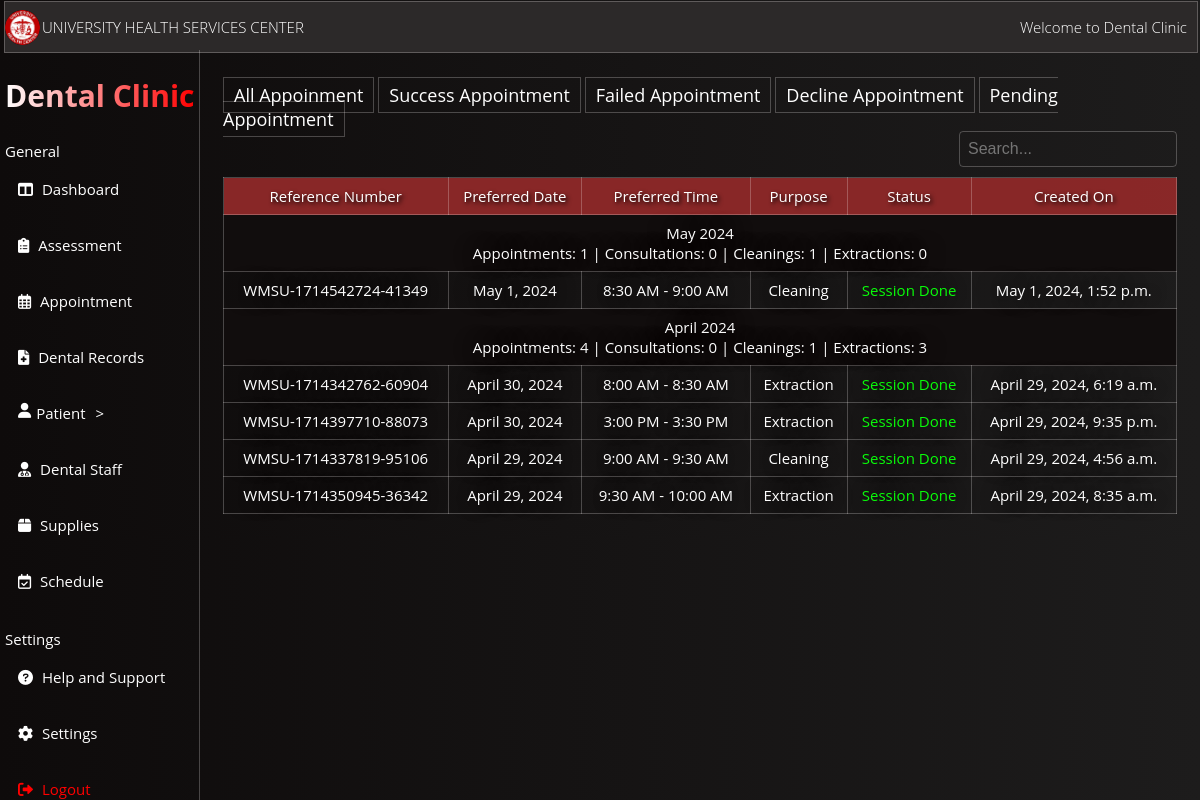
Page /appointmentsSuccess/ on the committed database.
### WmsuClinicApp/models.py (models this page shows, shortened)
class Appointment(models.Model):
    appointment_id = models.AutoField(primary_key=True)
    user = models.ForeignKey(User, on_delete=models.CASCADE)
    preferred_date = models.DateField(null=True, blank=True)
    preferred_time = models.CharField(max_length=70,null=True, blank=True)
    purpose = models.CharField(max_length=100)
    comments = models.TextField(blank=True, null=True)
    cor_upload = models.FileField(upload_to='cor_uploads/', null=True, blank=True)
    reference_number = models.CharField(max_length=50, unique=True, null=True, blank=True)
    current_date = models.DateTimeField(auto_now_add=True,null=True, blank=True)
    status = models.CharField(max_length=20, default='Pending')
    doctor = models.ForeignKey(Doctor, on_delete=models.CASCADE, null=True, blank=True)
    assistant = models.ForeignKey(Assistant, on_delete=models.CASCADE, null=True, blank=True)
    resched_status = models.CharField(max_length=20, null=True, blank=True)

### WmsuClinicApp/views.py (the view)
# urls.py: path('appointmentsSuccess/', views.appointment_listSuccess, name='appointment_listSuccess'),
def appointment_listSuccess(request):
    appointments = Appointment.objects.filter(status="Session Done").order_by('-preferred_date')
    consultation_count = appointments.filter(purpose='Consultation').count()
    cleaning_count = appointments.filter(purpose='Cleaning').count()
    extraction_count = appointments.filter(purpose='Extraction').count()
    context = {
        'appointments': appointments,
        'consultation_count': consultation_count,
        'cleaning_count': cleaning_count,
        'extraction_count': extraction_count,
    }
    return render(request, 'WmsuClinicApp/appointment_listSuccess.html', context)

### WmsuClinicApp/templates/WmsuClinicApp/appointment_listSuccess.html (shortened to what this page needs)
{% load static %}
<!DOCTYPE html>
<html lang="en">
<head>
</head>
<body>
    <!DOCTYPE html>
<html lang="en">
<head>
</head>
<body>
    <link rel="stylesheet" href="https://cdnjs.cloudflare.com/ajax/libs/font-awesome/6.0.0/css/all.min.css">
    <section class="HeaderSection">
        <img src="{% static 'images/OIP1.JPG' %}" alt="logo" class="circular-imgs">
        <p>UNIVERSITY HEALTH SERVICES CENTER</p>
        <section class="right" style="display: flex; justify-content: center;"> <p>Welcome to Dental Clinic</p></section>
    </section>
    <nav>
        <ul>
            <h1 class="gradient-text">Dental Clinic</h1>
            <h4 style="display: flex; justify-content: left; margin-left: 5px; margin-bottom: 0px; font-weight: normal;">General</h4>
            <li><a href="{% url 'admin_Dashboard' %}"><i class="fas fa-columns"></i> Dashboard</a></li>
            <li><a href="{% url 'admin_homesite' %}"><i class="fas fa-clipboard-list"></i> Assessment</a></li>
            <li><a href="{% url 'appointment_list' %}"><i class="far fa-calendar-alt"></i> Appointment</a></li>
            <li><a href="{% url 'dental_record' %}"><i class="fas fa-file-medical"></i> Dental Records</a></li>
            <li style="cursor: pointer;" id="user-toggle"><i class="fas fa-user"> </i> Patient </li>
            <li><a href="{% url 'admin_doctorsite' %}"><i class="fas fa-user-md"></i> Dental Staff</a></li>
            <li><a href="{% url 'supply_listhome' %}"><i class="fas fa-box"></i> Supplies</a></li>
            <li><a href="{% url 'admin_doctoravailability' %}"><i class="far fa-calendar-check"></i> Schedule</a></li>
            <h4 style="display: flex; justify-content: left; margin-left: 5px; margin-bottom: 0px;font-weight: normal;">Settings</h4>
            <li><a href="#"><i class="fas fa-question-circle"></i> Help and Support</a></li>
            <li><a href="{% url 'dentalchange_password' %}"><i class="fas fa-cog"></i> Settings</a></li>
            <li><a href="{% url 'LoginDentals' %}" class="logout-link"><i class="fas fa-sign-out-alt"></i> Logout</a></li>
        </ul>
    </nav>
<div class="Move">
    <a href="{% url 'appointment_list' %}" class="back-link">All Appoinment</a>
    <a href="{% url 'appointment_listSuccess' %}" class="back-link">Success Appointment</a>
    <a href="{% url 'appointment_listFailed' %}" class="back-link">Failed Appointment</a>
    <a href="{% url 'appointment_listDecline' %}" class="back-link">Decline Appointment</a>
    <a href="{% url 'appointment_listPending' %}" class="back-link">Pending Appointment</a>
    <div class="containera">
        <input type="text" id="searchInput" placeholder="Search...">
    </div>
    <table border="1">
        <thead>
            <tr>
                <th>Reference Number</th>
                <th>Preferred Date</th>
                <th>Preferred Time</th>
                <th>Purpose</th>
                <th>Status</th>
                <th>Created On</th>
            </tr>
        </thead>
        <tbody id="tableBody">
            {% regroup appointments by preferred_date|date:"F Y" as appointment_list %}
            {% for month_year in appointment_list %}
                <tr>
                    <td colspan="8" style="background-color: #110d0d;">{{ month_year.grouper }}
                    <br>
                    Appointments: {{ month_year.list|length }} |
                    Consultations: <span id="totalConsultations_{{ month_year.grouper }}">0</span> |
                    Cleanings: <span id="totalCleanings_{{ month_year.grouper }}">0</span> |
                    Extractions: <span id="totalExtractions_{{ month_year.grouper }}">0</span>
                </td>
                </tr>
                {% for appointment in month_year.list %}
                    {% if appointment.status == "Session Done" %}
                        <tr>
                            <td>{{ appointment.reference_number }}</td>
                            <td>{{ appointment.preferred_date }}</td>
                            <td>{{ appointment.preferred_time }}</td>
                            <td>{{ appointment.purpose }}</td>
                            <td class="{% if appointment.status == 'Session Done' %}green{% elif appointment.status == 'Failed to Attend' %}tomato{% elif appointment.status == 'Decline' %}red{% else %}yellow{% endif %}">
                                {{ appointment.status }}
                            </td>
                            <td>{{ appointment.current_date }}</td>
                        </tr>
                    {% endif %}
                {% endfor %}
            {% endfor %}
        </tbody>
    </table>
    </div>
</body>
</html>
</body>
</html>

### WmsuClinicApp/templates/WmsuClinicApp/appointment_listSuccess.html (style rules this page uses)
.HeaderSection { display: flex; align-items: center; position: fixed; top: 1px; left: 4px; color: white; width: calc(100% - 8px); background-color: rgb(44, 41, 41); border: 1px solid rgba(255, 248, 248, 0.24); font-weight: lighter; }
.right { margin-left: auto ; display: flex; justify-content: center; align-items: center; margin-right: 10px; }
.gradient-text { font-size: 30px; margin-left: 5px; margin-right: 5px; background: linear-gradient(to right, #fff, #ff0000); -webkit-background-clip: text; -moz-background-clip: text; background-clip: text; color: transparent; }
i { margin-right: 5px; }
.circular-imgs { border-radius: 50%; max-width: 35px; height: auto; margin-right: 2px; }
nav { margin-top: 50px; position: fixed; top: 0; left: 0; max-width: 100%; height: 100%; background-color: rgb(7, 7); color: #fff; text-align: center; z-index: 2; font-size: 15px; border-right: 1px solid rgba(255, 248, 248, 0.24); }
nav ul { list-style: none; padding: 0; }
nav ul li { display: flex; justify-content: left; text-decoration: none; color: #fff; transition: color 0.3s; padding: 18px; transition: background-color 0.3s ease, color 0.3s ease; }
nav ul li a { text-decoration: none; color: #fff; transition: color 0.5s; }
:before, *:after { box-sizing: border-box; }
body { padding: 1em; font-family: "Open Sans", "Helvetica Neue", Helvetica, Arial, sans-serif; font-size: 15px; color: #b9b9b9; background: linear-gradient(to left, rgb(29, 28, 28), rgb(14, 11, 11)); }
.Move { margin-top: 50px; margin-left: 200px; margin-right: 0px; }
.logout-link { color: red; text-decoration: none; }
table { border-collapse: collapse; width: 100%; border: 1px solid rgba(255, 248, 248, 0.24); }
th, td { border: 1px solid rgba(255, 248, 248, 0.24); padding: 8px; text-align: left; color: white; text-align: center; font-weight: normal; }
th { background-color: rgba(143, 41, 41, 0.945); color: white; text-shadow: 2px 2px 4px black; }
td { color: white; text-shadow: 0 0 20px black; }
.green { color: rgb(9, 252, 9); }
.containera { display: flex; justify-content: right; align-items: center; margin-top: 10px; }
#searchInput { border: 1px solid rgba(255, 248, 248, 0.24); padding: 8px; font-size: 16px; border-radius: 4px; margin-bottom: 10px; width: 200px; background-color: transparent; color: white; }
a.back-link { position: relative; top: 10px; background-color: transparent; border: 1px solid rgba(255, 248, 248, 0.24); color: white; padding: 5px 10px; text-decoration: none; transition: background-color 0.3s ease, color 0.3s ease; font-size: larger; }
h1 { color: white; }

### rows in the picture
Appointment: reference_number "WMSU-1714542724-41349", preferred_date "May 1, 2024", preferred_time "8:30 AM - 9:00 AM", purpose "Cleaning", status "Session Done", current_date "May 1, 2024, 1:52 p.m."
Appointment: reference_number "WMSU-1714342762-60904", preferred_date "April 30, 2024", preferred_time "8:00 AM - 8:30 AM", purpose "Extraction", status "Session Done", current_date "April 29, 2024, 6:19 a.m."
Appointment: reference_number "WMSU-1714397710-88073", preferred_date "April 30, 2024", preferred_time "3:00 PM - 3:30 PM", purpose "Extraction", status "Session Done", current_date "April 29, 2024, 9:35 p.m."
Appointment: reference_number "WMSU-1714337819-95106", preferred_date "April 29, 2024", preferred_time "9:00 AM - 9:30 AM", purpose "Cleaning", status "Session Done", current_date "April 29, 2024, 4:56 a.m."
Appointment: reference_number "WMSU-1714350945-36342", preferred_date "April 29, 2024", preferred_time "9:30 AM - 10:00 AM", purpose "Extraction", status "Session Done", current_date "April 29, 2024, 8:35 a.m."

### other values in the picture
{{ month_year.grouper }} "May 2024" "April 2024"
{{ month_year.list|length }} "1" "4"
